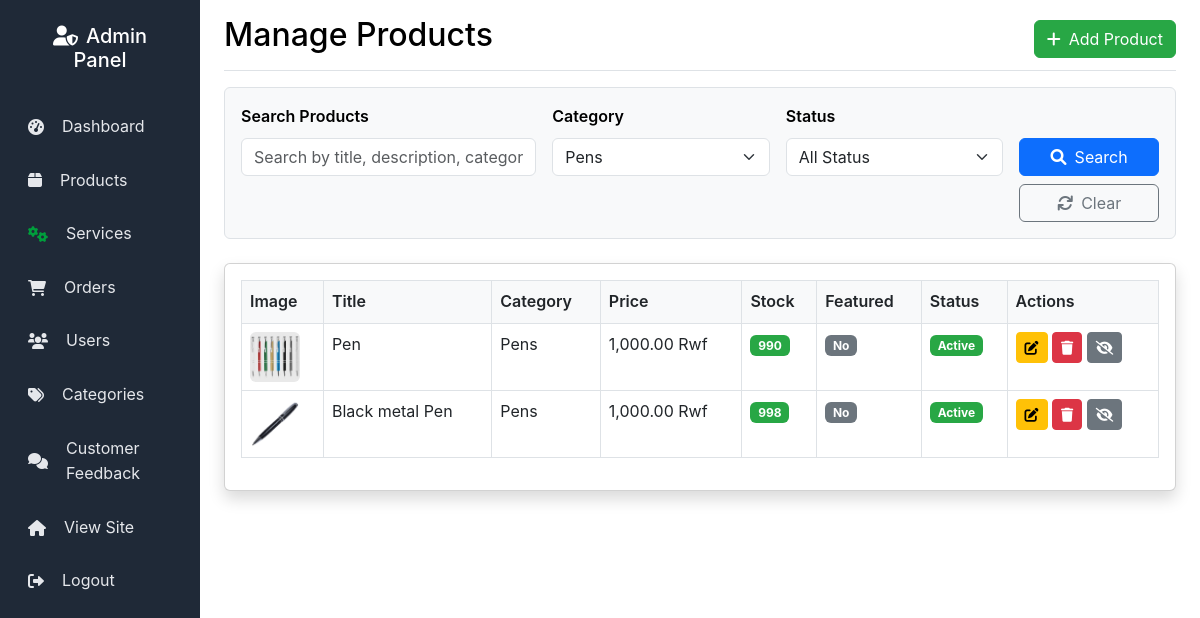
The page /admin/products.php?category_filter=16 (signed in) on the database its author committed.
### tables this page shows
CREATE TABLE `products` (
  `id` int(11) NOT NULL,
  `title` varchar(255) NOT NULL,
  `description` text DEFAULT NULL,
  `price` decimal(10,2) NOT NULL,
  `image` varchar(255) DEFAULT NULL,
  `category_id` int(11) DEFAULT NULL,
  `stock_quantity` int(11) DEFAULT 0,
  `is_featured` tinyint(1) DEFAULT 0,
  `is_active` tinyint(1) DEFAULT 1,
  `created_at` timestamp NOT NULL DEFAULT current_timestamp(),
  `updated_at` timestamp NOT NULL DEFAULT current_timestamp() ON UPDATE current_timestamp()
);

CREATE TABLE `categories` (
  `id` int(11) NOT NULL,
  `name` varchar(100) NOT NULL,
  `description` text DEFAULT NULL,
  `slug` varchar(100) NOT NULL,
  `created_at` timestamp NOT NULL DEFAULT current_timestamp()
);

### includes/functions.php (called while the page is built, shortened)
<?php
function getCategories($conn) {
    $stmt = $conn->prepare("SELECT * FROM categories ORDER BY name");
    $stmt->execute();
    return $stmt->fetchAll(PDO::FETCH_ASSOC);
}
function formatPrice($price) {
    return number_format($price, 2) . ' Rwf';
}
?>

### admin/products.php (the view, shortened to what this page needs)
<?php
require_once '../config/database.php';
require_once '../includes/functions.php';
$category_filter = $_GET['category_filter'] ?? '';
$where_conditions = [];
$params = [];
if (!empty($category_filter)) {
    $where_conditions[] = "p.category_id = ?";
    $params[] = $category_filter;
}
$where_clause = '';
if (!empty($where_conditions)) {
    $where_clause = 'WHERE ' . implode(' AND ', $where_conditions);
}
$sql = "SELECT p.*, c.name as category_name FROM products p
        LEFT JOIN categories c ON p.category_id = c.id
        $where_clause
        ORDER BY p.created_at DESC";
$stmt = $conn->prepare($sql);
$stmt->execute($params);
$products = $stmt->fetchAll(PDO::FETCH_ASSOC);
$categories = getCategories($conn);
?>
<!DOCTYPE html>
<html lang="en">
<head>
    <link href="https://cdn.jsdelivr.net/npm/bootstrap@5.3.0/dist/css/bootstrap.min.css" rel="stylesheet">
    <link href="../assets/css/style.css" rel="stylesheet">
    <link href="admin.css?v=<?php echo time(); ?>" rel="stylesheet">
    <link href="https://cdnjs.cloudflare.com/ajax/libs/font-awesome/6.0.0/css/all.min.css" rel="stylesheet">
</head>
<body>
    <div class="container-fluid">
        <div class="row">
            <?php include 'sidebar.php'; ?>
            <main class="col-md-9 ms-sm-auto col-lg-10 px-md-4">
                <div class="d-flex justify-content-between flex-wrap flex-md-nowrap align-items-center pt-3 pb-2 mb-3 border-bottom">
                    <h1 class="h2">Manage Products</h1>
                    <button class="btn btn-success" data-bs-toggle="modal" data-bs-target="#addProductModal">
                        <i class="fas fa-plus me-2"></i>Add Product
                    </button>
                </div>
                <div class="admin-search-container">
                    <div class="admin-search-form">
                        <form method="GET" class="row g-3">
                            <div class="col-md-4">
                                <label for="search" class="form-label">Search Products</label>
                                <input type="text" class="form-control" id="search" name="search"
                                       value="<?php echo htmlspecialchars($_GET['search'] ?? ''); ?>"
                                       placeholder="Search by title, description, category...">
                            </div>
                            <div class="col-md-3">
                                <label for="category_filter" class="form-label">Category</label>
                                <select class="form-select" id="category_filter" name="category_filter">
                                    <?php foreach ($categories as $category): ?>
                                        <option value="<?php echo $category['id']; ?>"
                                                <?php echo (isset($_GET['category_filter']) && $_GET['category_filter'] == $category['id']) ? 'selected' : ''; ?>>
                                            <?php echo htmlspecialchars($category['name']); ?>
                                        </option>
                                    <?php endforeach; ?>
                                </select>
                            </div>
                            <div class="col-md-3">
                                <label for="status_filter" class="form-label">Status</label>
                                <select class="form-select" id="status_filter" name="status_filter">
                                    <option value="">All Status</option>
                                </select>
                            </div>
                            <div class="col-md-2">
                                <label class="form-label">&nbsp;</label>
                                <div>
                                    <button type="submit" class="btn btn-primary w-100 mb-2">
                                        <i class="fas fa-search me-2"></i>Search
                                    </button>
                                    <a href="products.php" class="btn btn-outline-secondary w-100">
                                        <i class="fas fa-refresh me-2"></i>Clear
                                    </a>
                                </div>
                            </div>
                        </form>
                    </div>
                </div>
                <div class="card shadow">
                    <div class="card-body">
                        <div class="table-responsive">
                            <table class="table table-bordered table-hover">
                                <thead class="bg-success text-white">
                                    <tr>
                                        <th>Image</th>
                                        <th>Title</th>
                                        <th>Category</th>
                                        <th>Price</th>
                                        <th>Stock</th>
                                        <th>Featured</th>
                                        <th>Status</th>
                                        <th>Actions</th>
                                    </tr>
                                </thead>
                                <tbody>
                                    <?php foreach ($products as $product): ?>
                                        <tr>
                                            <td>
                                                <img src="../<?php echo $product['image']; ?>" alt="<?php echo $product['title']; ?>"
                                                     style="width: 50px; height: 50px; object-fit: cover;" class="rounded">
                                            </td>
                                            <td><?php echo $product['title']; ?></td>
                                            <td><?php echo $product['category_name']; ?></td>
                                            <td><?php echo formatPrice($product['price']); ?></td>
                                            <td>
                                                <?php
                                                $stock = $product['stock_quantity'];
                                                if ($stock <= 0): ?>
                                                    <span class="badge bg-danger">Out of Stock</span>
                                                <?php elseif ($stock <= 5): ?>
                                                    <span class="badge bg-warning">Low Stock (<?php echo $stock; ?>)</span>
                                                <?php else: ?>
                                                    <span class="badge bg-success"><?php echo $stock; ?></span>
                                                <?php endif; ?>
                                            </td>
                                            <td>
                                                <?php if ($product['is_featured']): ?>
                                                    <span class="badge bg-success">Yes</span>
                                                <?php else: ?>
                                                    <span class="badge bg-secondary">No</span>
                                                <?php endif; ?>
                                            </td>
                                            <td>
                                                <?php if ($product['is_active']): ?>
                                                    <span class="badge bg-success">Active</span>
                                                <?php else: ?>
                                                    <span class="badge bg-danger">Inactive</span>
                                                <?php endif; ?>
                                            </td>
                                            <td>
                                                <button class="btn btn-warning btn-sm" onclick="editProduct(<?php echo htmlspecialchars(json_encode($product)); ?>)">
                                                    <i class="fas fa-edit"></i>
                                                </button>
                                                <button class="btn btn-danger btn-sm" onclick="deleteProduct(<?php echo $product['id']; ?>)">
                                                    <i class="fas fa-trash"></i>
                                                </button>
                                                <button class="btn btn-<?php echo $product['is_active'] ? 'secondary' : 'success'; ?> btn-sm" onclick="toggleProductStatus(<?php echo $product['id']; ?>, <?php echo $product['is_active'] ? 'false' : 'true'; ?>)">
                                                    <i class="fas fa-<?php echo $product['is_active'] ? 'eye-slash' : 'eye'; ?>"></i>
                                                </button>
                                            </td>
                                        </tr>
                                    <?php endforeach; ?>
                                </tbody>
                            </table>
                        </div>
                    </div>
                </div>
            </main>
        </div>
    </div>
</body>
</html>

### assets/css/style.css (style rules this page uses)
:root { --primary-color: #000000; --secondary-color: #ffffff; --success-color: #28a745; --warning-color: #ffc107; --danger-color: #dc3545; --light-gray: #f8f9fa; --dark-gray: #343a40; }
body { font-family: 'Geist', 'Inter', 'Segoe UI', Arial, sans-serif !important; line-height: 1.6; color: var(--primary-color); }
.card-text, .card-body, .modal-body, .alert, .lead, .content, .section-content, .article-content, .about-content { text-align: justify; text-justify: inter-word; hyphens: auto; }
.btn-success { background-color: var(--success-color); border-color: var(--success-color); }
.btn-warning { background-color: var(--warning-color); border-color: var(--warning-color); color: var(--primary-color); }
.btn-danger { background-color: var(--danger-color); border-color: var(--danger-color); }
.form-label { font-weight: 600; }
.table th { background-color: var(--light-gray); border-color: #dee2e6; font-weight: 600; }
.bg-success { background-color: var(--success-color) !important; }

### admin/admin.css (style rules this page uses)
:root { --admin-sidebar-bg: #1f2937; }
.table-responsive > table { min-width: 700px; }
.admin-search-container { margin-bottom: 1.5rem; }
.admin-search-form { background: #f8f9fa; padding: 1rem; border-radius: 0.375rem; border: 1px solid #dee2e6; }
.admin-search-form .form-control { border-radius: 0.375rem; }
.admin-search-form .btn { border-radius: 0.375rem; }

### rows shown on the page
products: image (picture), title "Pen", category.name "Pens", price "1,000.00 Rwf", stock_quantity "990", is_featured "No", is_active "Active"
products: image (picture), title "Black metal Pen", category.name "Pens", price "1,000.00 Rwf", stock_quantity "998", is_featured "No", is_active "Active"

### other values the page prints
form field category_filter "Pens"
